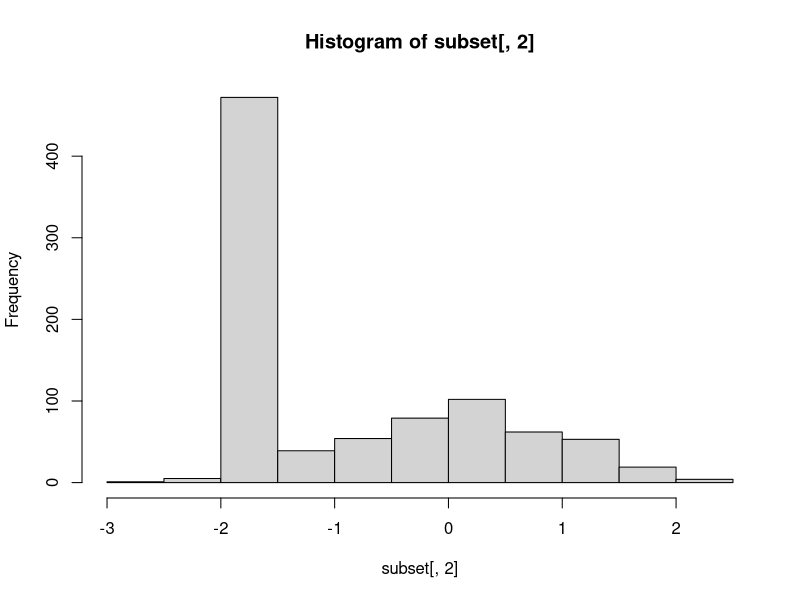
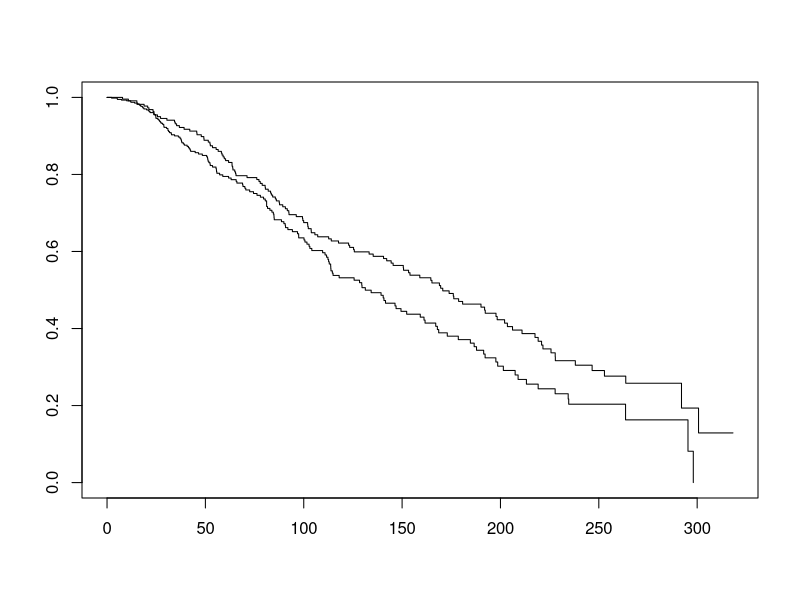
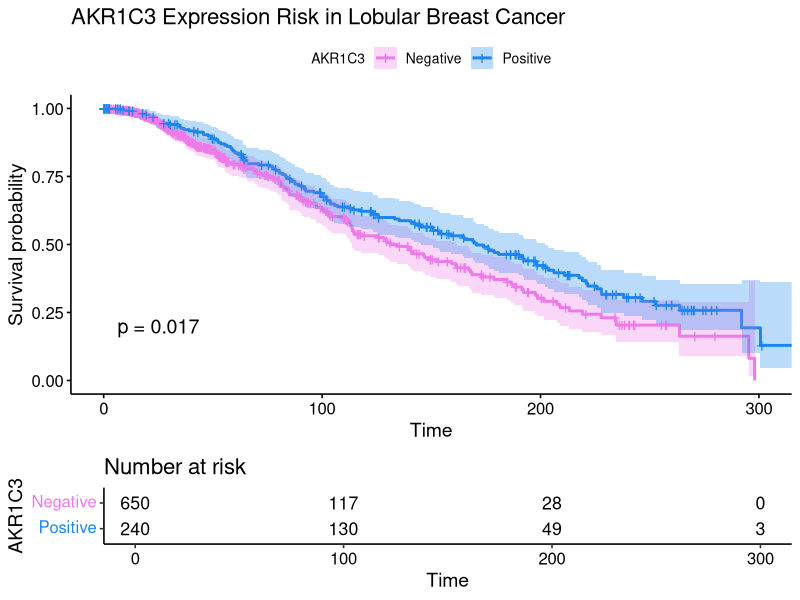

Recreate these plots in R, in order. (Note: this script raises an error after producing the figures.)
R.Version()


# Load libraries
library(survival)
library(survminer)
library(plyr)
library(tibble)
library(forcats)

# Pull data from cbioportal
META <- read.delim(file = "meta/combined_study_clinical_data.tsv")# 0=living 1=deceased
AKR1C3_MICROARRAY <- read.delim(file = "meta/mRNA expression z-Scores relative to all samples (log microarray).txt")
OS <- read.delim(file = "KM_Plot__Overall_Survival_.txt")
# Merge data by Patient.ID
names(AKR1C3_MICROARRAY)[names(AKR1C3_MICROARRAY)=="SAMPLE_ID"] <- "Sample.ID"
names(AKR1C3_MICROARRAY)[names(AKR1C3_MICROARRAY)=="STUDY_ID"] <- "Study.ID"
MERGE <- merge(META, AKR1C3_MICROARRAY, by = "Sample.ID")
MERGE_2 <- merge(MERGE, OS, by ="Patient.ID")
# Subset merged data
colnames(MERGE_2)
subset <- MERGE_2[c(1,294,296:297)]
colnames(subset)
subset$OS_STATUS <- gsub(":.*","", subset$OS_STATUS) # remove everything after :
# Change sructure
str(subset)
subset$OS_STATUS <- as.numeric(as.character(subset$OS_STATUS))
str(subset)
# Remove unwanted data

subset<-na.omit(subset, cols = c("OS_STATUS", "OS_MONTHS"))# remove rows without OS data

#visualize expression data distribution
colnames(subset)
hist(subset[,2])
str(subset)
aka_cox_expression <- coxph(formula = Surv(OS_MONTHS, OS_STATUS) ~ AKR1C3, data = subset)
coxph(formula = Surv(OS_MONTHS, OS_STATUS) ~ AKR1C3, data = subset)
beta_coef_i_want <- coef(summary(aka_cox_expression))[1]
hazard_ratio_i_want <- coef(summary(aka_cox_expression))[2]
p_value_i_want <- coef(summary(aka_cox_expression))[5]
summary(aka_cox_expression)
#95% CI 1.01-1.70





# Add col classifying AKR1C3 exp as +/-
subset$AKR1C3_HL <- ifelse(subset$AKR1C3 <= -0, 'Negative',
                          ifelse(subset$AKR1C3 >=0 & subset$AKR1C3 <=10, 'positive',
                                 ifelse(subset$AKR1C3 >=10, 'High', 'something else')
                          ))
# Change sructure
str(subset)
subset$AKR1C3_HL <- as.factor(as.character(subset$AKR1C3_HL))
str(subset)


# Flip factor levels, WANT: no_alteration/negative = 1 and amp/positive = 2 
#subset$AKR1C3_HL <- fct_rev(subset$AKR1C3_HL)

# cox model
#hazard ratio - positive value indicated greater risk (opposite of linear model)
aka_cox_exp <- coxph(formula = Surv(OS_MONTHS, OS_STATUS) ~ AKR1C3_HL, data = subset)
coxph(formula = Surv(OS_MONTHS, OS_STATUS) ~ AKR1C3_HL, data = subset)
beta_coef_i_want <- coef(summary(aka_cox_exp))[1]
hazard_ratio_i_want <- coef(summary(aka_cox_exp))[2]
p_value_i_want <- coef(summary(aka_cox_exp))[5]
summary(aka_cox_exp)
#95% CI 1.01-1.70

## plot 
sfit <- survfit(Surv(OS_MONTHS, OS_STATUS)~AKR1C3_HL, data=subset)
plot(sfit)
ggsurvplot(sfit, conf.int=TRUE, pval=TRUE, risk.table=TRUE, 
           legend.labs=c("Negative", "Positive"), legend.title="AKR1C3",  
           palette=c("orchid2", "dodgerblue2"), 
           title="AKR1C3 Expression Risk in Lobular Breast Cancer", 
           #risk.table.height=.15, 
           data = subset)

head(sub_merge_AKR1C3_OS$AKR1C3)